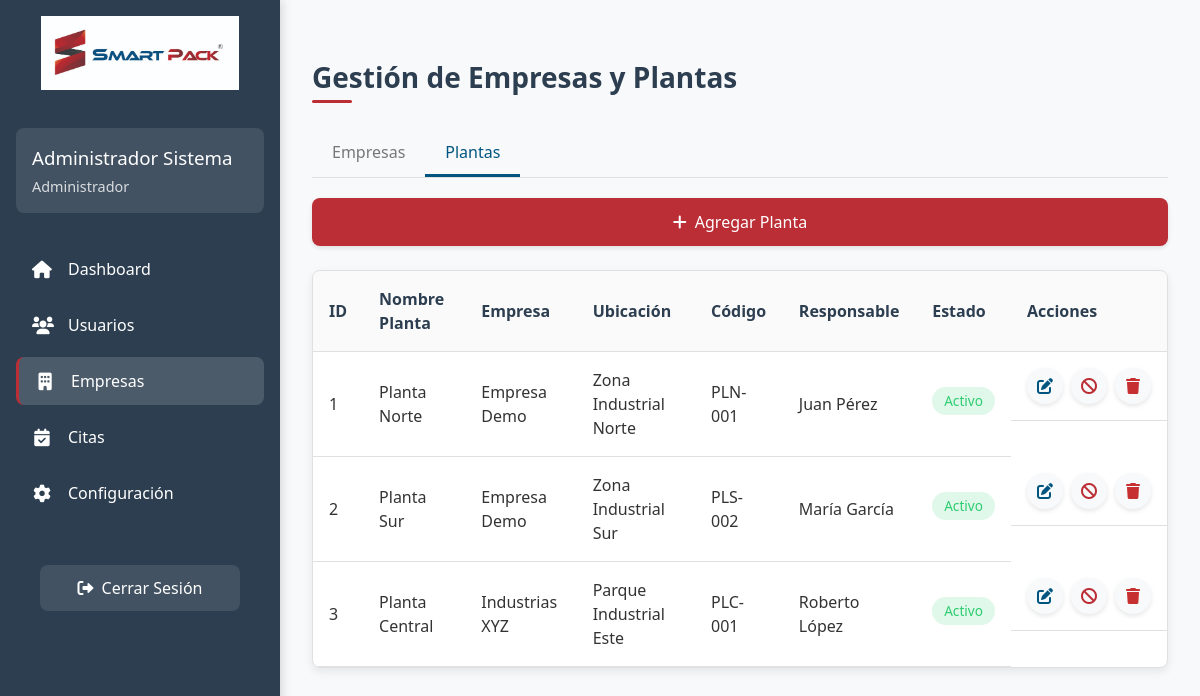
/views/dashboard.php?section=empresas&tab=plantas (signed in), run on the app's committed database.
### tables this page shows
CREATE TABLE `plantas` (
  `id_planta` int(11) NOT NULL,
  `id_empresa` int(11) NOT NULL,
  `nombre_planta` varchar(100) NOT NULL,
  `ubicacion` varchar(255) DEFAULT NULL,
  `codigo_planta` varchar(20) DEFAULT NULL,
  `responsable` varchar(100) DEFAULT NULL,
  `telefono` varchar(20) DEFAULT NULL,
  `correo` varchar(100) DEFAULT NULL,
  `estado` tinyint(1) DEFAULT 1,
  `fecha_creacion` timestamp NOT NULL DEFAULT current_timestamp()
);

CREATE TABLE `empresas` (
  `id_empresa` int(11) NOT NULL,
  `nombre_empresa` varchar(100) NOT NULL,
  `rfc` varchar(20) DEFAULT NULL,
  `direccion` varchar(255) DEFAULT NULL,
  `telefono` varchar(20) DEFAULT NULL,
  `correo` varchar(100) DEFAULT NULL,
  `sitio_web` varchar(100) DEFAULT NULL,
  `estado` tinyint(1) DEFAULT 1,
  `fecha_creacion` timestamp NOT NULL DEFAULT current_timestamp()
);

### views/dashboard.php (the view, shortened to what this page needs)
<?php
require_once '../config/database.php';
$currentSection = isset($_GET['section']) ? $_GET['section'] : 'dashboard';
try {
    $todasPlantas = [];
    $stmt = $conn->prepare("
        SELECT p.id_planta, p.nombre_planta, p.id_empresa, e.nombre_empresa,
               p.ubicacion, p.codigo_planta, p.responsable, p.telefono, p.correo, p.estado
        FROM plantas p
        JOIN empresas e ON p.id_empresa = e.id_empresa
        ORDER BY e.nombre_empresa ASC, p.nombre_planta ASC
    ");
    if ($stmt) {
        $stmt->execute();
        $result = $stmt->get_result();
        while ($row = $result->fetch_assoc()) {
            $todasPlantas[] = $row;
        }
    }
} catch (Exception $e) {
    $_SESSION['error'] = 'Error al cargar los datos: ' . $e->getMessage();
}
$activeTab = isset($_GET['tab']) ? $_GET['tab'] : 'mis-citas';
?>
<!DOCTYPE html>
<html lang="es">
<head>
    <link href="https://cdnjs.cloudflare.com/ajax/libs/font-awesome/6.0.0/css/all.min.css" rel="stylesheet">
</head>
<body>
    <div class="dashboard-layout">
        <aside class="sidebar">
            <div class="logo-container">
                <img src="../assets/images/smartpack_largo.jpeg" alt="Smart Pack">
            </div>
            <div class="user-profile">
                <h3><?php echo htmlspecialchars($_SESSION['nombre']); ?></h3>
                <p><?php echo htmlspecialchars($_SESSION['rol']); ?></p>
            </div>
            <nav>
                <ul class="nav-menu">
                    <li>
                        <a href="dashboard.php" class="nav-link <?php echo $currentSection == 'dashboard' ? 'active' : ''; ?>">
                            <i class="fas fa-home"></i>
                            <span>Dashboard</span>
                        </a>
                    </li>
                    <li>
                        <a href="dashboard.php?section=users" class="nav-link <?php echo $currentSection == 'users' ? 'active' : ''; ?>">
                            <i class="fas fa-users"></i>
                            <span>Usuarios</span>
                        </a>
                    </li>
                    <li>
                        <a href="dashboard.php?section=empresas" class="nav-link <?php echo $currentSection == 'empresas' ? 'active' : ''; ?>">
                            <i class="fas fa-building"></i>
                            <span>Empresas</span>
                        </a>
                    </li>
                    <li>
                        <a href="dashboard.php?section=citas" class="nav-link <?php echo $currentSection == 'citas' ? 'active' : ''; ?>">
                            <i class="fas fa-calendar-check"></i>
                            <span>Citas</span>
                        </a>
                    </li>
                    <li>
                        <a href="dashboard.php?section=config" class="nav-link <?php echo $currentSection == 'config' ? 'active' : ''; ?>">
                            <i class="fas fa-cog"></i>
                            <span>Configuración</span>
                        </a>
                    </li>
                </ul>
            </nav>
            <form action="../includes/logout.php" method="POST">
                <button type="submit" class="btn-logout">
                    <i class="fas fa-sign-out-alt"></i> Cerrar Sesión
                </button>
            </form>
        </aside>
        <main class="main-content">
            <?php if ($currentSection == 'empresas'): ?>
                <div class="content-section active">
                    <div class="page-header">
                        <h1>Gestión de Empresas y Plantas</h1>
                    </div>
                    <div class="tab-container">
                        <div class="tab-buttons">
                            <a href="dashboard.php?section=empresas&tab=empresas" class="tab-button <?php echo ($activeTab == 'empresas' || $activeTab == '') ? 'active' : ''; ?>">Empresas</a>
                            <a href="dashboard.php?section=empresas&tab=plantas" class="tab-button <?php echo $activeTab == 'plantas' ? 'active' : ''; ?>">Plantas</a>
                        </div>
                        <?php if ($activeTab == 'plantas'): ?>
                            <div class="tab-content active">
                                <a href="add_planta.php" class="btn-add-user">
                                    <i class="fas fa-plus"></i> Agregar Planta
                                </a>
                                <div class="users-table">
                                    <table id="plantas-table">
                                        <thead>
                                            <tr>
                                                <th>ID</th>
                                                <th>Nombre Planta</th>
                                                <th>Empresa</th>
                                                <th>Ubicación</th>
                                                <th>Código</th>
                                                <th>Responsable</th>
                                                <th>Estado</th>
                                                <th>Acciones</th>
                                            </tr>
                                        </thead>
                                        <tbody>
                                            <?php if (empty($todasPlantas)): ?>
                                                <tr>
                                                    <td colspan="8" class="text-center">No hay plantas registradas</td>
                                                </tr>
                                            <?php else: ?>
                                                <?php foreach ($todasPlantas as $planta): ?>
                                                    <tr>
                                                        <td><?php echo $planta['id_planta']; ?></td>
                                                        <td><?php echo htmlspecialchars($planta['nombre_planta']); ?></td>
                                                        <td><?php echo htmlspecialchars($planta['nombre_empresa']); ?></td>
                                                        <td><?php echo htmlspecialchars($planta['ubicacion'] ?? ''); ?></td>
                                                        <td><?php echo htmlspecialchars($planta['codigo_planta'] ?? ''); ?></td>
                                                        <td><?php echo htmlspecialchars($planta['responsable'] ?? ''); ?></td>
                                                        <td>
                                                            <span class="status-badge <?php echo $planta['estado'] ? 'active' : 'inactive'; ?>">
                                                                <?php echo $planta['estado'] ? 'Activo' : 'Inactivo'; ?>
                                                            </span>
                                                        </td>
                                                        <td class="actions">
                                                            <a href="edit_planta.php?id=<?php echo $planta['id_planta']; ?>" class="btn-edit">
                                                                <i class="fas fa-edit"></i>
                                                            </a>
                                                            <a href="../includes/toggle_planta_status.php?id=<?php echo $planta['id_planta']; ?>&estado=<?php echo $planta['estado']; ?>" class="btn-toggle">
                                                                <i class="fas fa-<?php echo $planta['estado'] ? 'ban' : 'check'; ?>"></i>
                                                            </a>
                                                            <a href="javascript:void(0)" onclick="confirmDelete('<?php echo $planta['id_planta']; ?>', '<?php echo htmlspecialchars(addslashes($planta['nombre_planta'])); ?>', 'planta')" class="btn-delete">
                                                                <i class="fas fa-trash"></i>
                                                            </a>
                                                        </td>
                                                    </tr>
                                                <?php endforeach; ?>
                                            <?php endif; ?>
                                        </tbody>
                                    </table>
                                </div>
                            </div>
                        <?php endif; ?>
                    </div>
                </div>
            <?php endif; ?>
        </main>
    </div>
</body>
</html>

### data on the page
plantas: id_planta "1", nombre_planta "Planta Norte", id_empresa.nombre_empresa "Empresa Demo", ubicacion "Zona Industrial Norte", codigo_planta "PLN-001", responsable "Juan Pérez", estado "Activo"
plantas: id_planta "2", nombre_planta "Planta Sur", id_empresa.nombre_empresa "Empresa Demo", ubicacion "Zona Industrial Sur", codigo_planta "PLS-002", responsable "María García", estado "Activo"
plantas: id_planta "3", nombre_planta "Planta Central", id_empresa.nombre_empresa "Industrias XYZ", ubicacion "Parque Industrial Este", codigo_planta "PLC-001", responsable "Roberto López", estado "Activo"

### other printed values
$_SESSION['nombre'] "Administrador Sistema"
$_SESSION['rol'] "Administrador"
